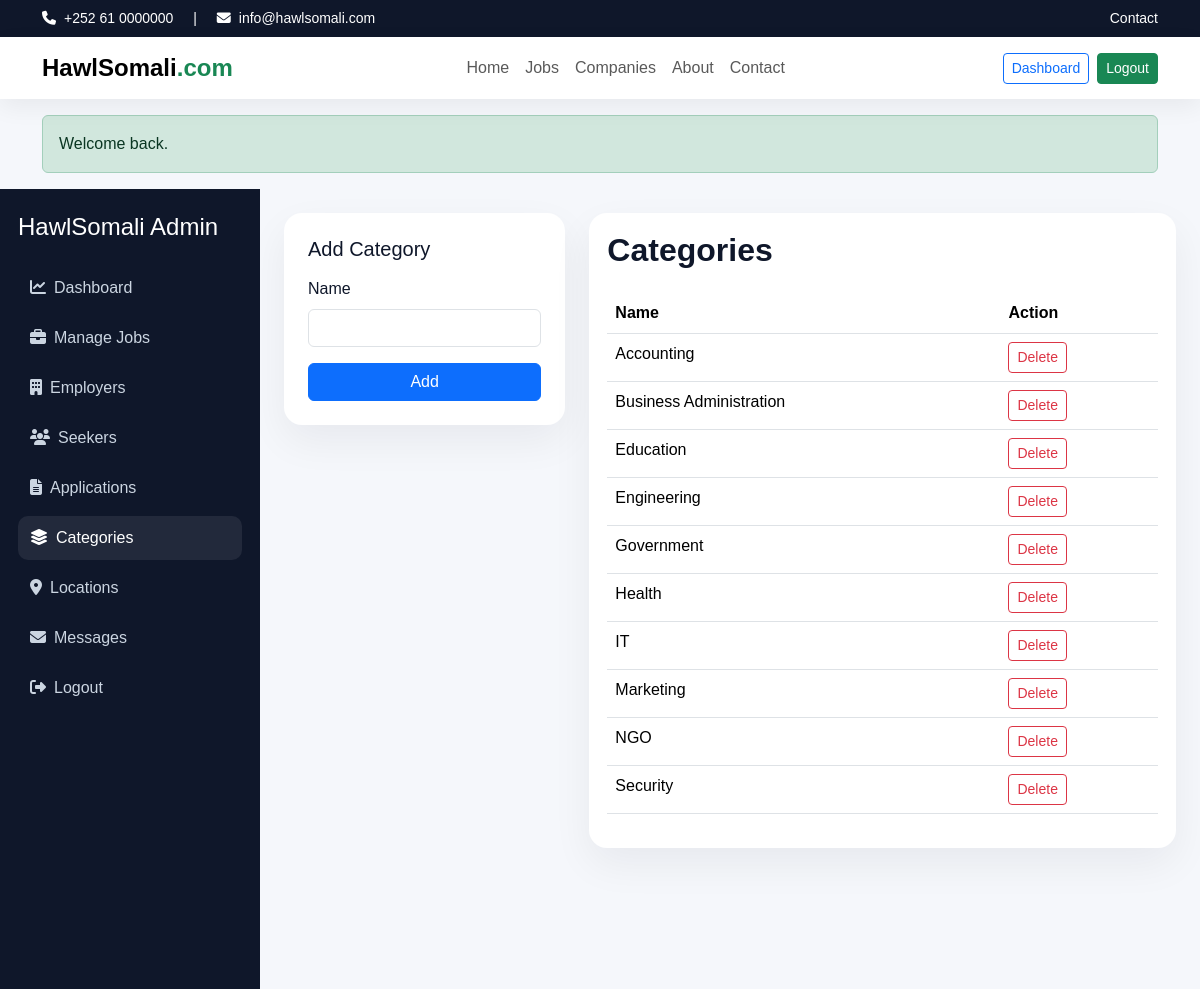
The app's page /admin/manage-categories.php (signed in) with its own data.
### tables this page shows
CREATE TABLE categories (
  id INT AUTO_INCREMENT PRIMARY KEY,
  name VARCHAR(100) NOT NULL
);

### includes/functions.php (called while the page is built, shortened)
<?php
function e($value) {
    return htmlspecialchars((string)$value, ENT_QUOTES, 'UTF-8');
}
?>

### admin/manage-categories.php (the view, shortened to what this page needs)
<?php
require_once __DIR__ . '/../config/db.php'; require_once __DIR__ . '/../includes/functions.php'; require_login('admin');
$rows=$pdo->query("SELECT * FROM categories ORDER BY name")->fetchAll();
$pageTitle='Manage Categories'; include __DIR__ . '/../includes/header.php'; include __DIR__ . '/../includes/navbar.php';
?>
<div class="dashboard-layout"><?php include __DIR__ . '/partials/sidebar.php'; ?><div class="dashboard-main">
<div class="row g-4"><div class="col-lg-4"><div class="form-section"><h5 class="mb-3">Add Category</h5><form method="post"><label class="form-label">Name</label><input name="name" class="form-control mb-3" required><button class="btn btn-primary w-100">Add</button></form></div></div>
<div class="col-lg-8"><div class="table-card"><h2 class="section-title mb-4">Categories</h2><table class="table"><thead><tr><th>Name</th><th>Action</th></tr></thead><tbody><?php foreach($rows as $r): ?><tr><td><?= e($r['name']) ?></td><td><a class="btn btn-sm btn-outline-danger" href="?delete=<?= $r['id'] ?>" data-confirm="Delete this category?">Delete</a></td></tr><?php endforeach; ?></tbody></table></div></div></div>
</div></div>

### assets/css/style.css (style rules this page uses)
:root { --primary:#1d4ed8; --secondary:#0f172a; --accent:#16a34a; --soft:#f8fafc; --muted:#64748b; }
body { font-family:Arial,Helvetica,sans-serif;background:#f5f7fb;color:#0f172a; }
.section-title { font-weight:800; }
.dashboard-layout { display:flex;min-height:100vh;background:#f5f7fb; }
.dashboard-main { flex:1;padding:24px; }
.table-card { background:#fff;border-radius:18px;padding:18px;box-shadow:0 16px 40px rgba(15,23,42,.06); }
.form-section { background:#fff;border-radius:18px;padding:24px;box-shadow:0 16px 40px rgba(15,23,42,.06); }

### records on screen
categories: name "Accounting"
categories: name "Business Administration"
categories: name "Education"
categories: name "Engineering"
categories: name "Government"
categories: name "Health"
categories: name "IT"
categories: name "Marketing"
categories: name "NGO"
categories: name "Security"

### other values on screen
$msg "Welcome back."
